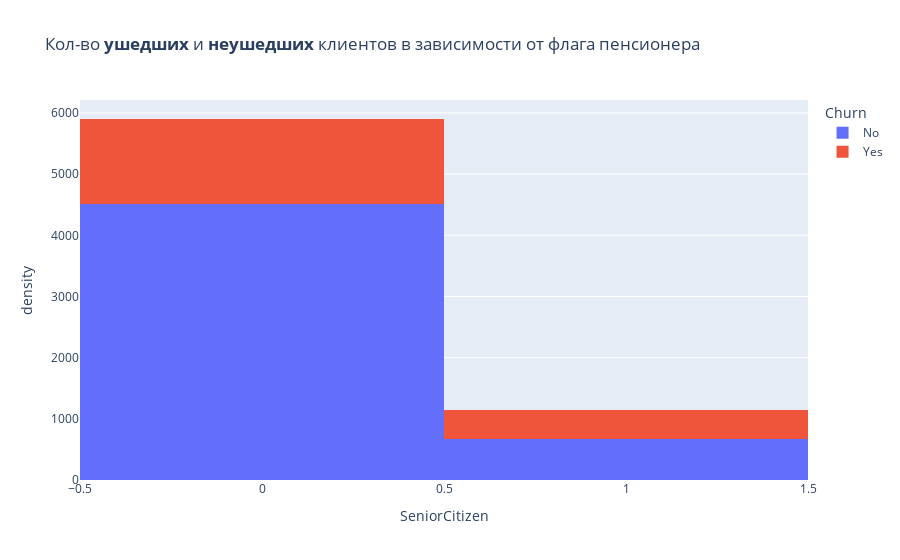

The notebook cell this image was saved under:
### Code cell
fig = px.histogram(
    data_frame=df,
    x="SeniorCitizen",
    color="Churn",
    title="Кол-во <b>ушедших</b> и <b>неушедших</b> клиентов в зависимости от флага пенсионера",
    histnorm="density",
)

fig.update_xaxes(categoryorder="total descending")

fig.show()

### Figure 1 — Plotly figure (JSON) as saved in the notebook; plotly's stock layout.template omitted (floating-point values rounded to 4 significant figures; data arrays with more than 128 entries replaced by an {"elided": "..."} marker saying what was removed)
{"data": [{"alignmentgroup": "True", "bingroup": "x", "histnorm": "density", "hovertemplate": "Churn=No<br>SeniorCitizen=%{x}<br>density=%{y}<extra></extra>", "legendgroup": "No", "marker": {"color": "#636efa", "pattern": {"shape": ""}}, "name": "No", "offsetgroup": "No", "orientation": "v", "showlegend": true, "type": "histogram", "x": {"elided": "5174 int values"}, "xaxis": "x", "yaxis": "y"}, {"alignmentgroup": "True", "bingroup": "x", "histnorm": "density", "hovertemplate": "Churn=Yes<br>SeniorCitizen=%{x}<br>density=%{y}<extra></extra>", "legendgroup": "Yes", "marker": {"color": "#EF553B", "pattern": {"shape": ""}}, "name": "Yes", "offsetgroup": "Yes", "orientation": "v", "showlegend": true, "type": "histogram", "x": {"elided": "1869 int values"}, "xaxis": "x", "yaxis": "y"}], "layout": {"barmode": "relative", "legend": {"title": {"text": "Churn"}, "tracegroupgap": 0}, "title": {"text": "Кол-во <b>ушедших</b> и <b>неушедших</b> клиентов в зависимости от флага пенсионера"}, "xaxis": {"anchor": "y", "categoryorder": "total descending", "domain": [0, 1], "title": {"text": "SeniorCitizen"}}, "yaxis": {"anchor": "x", "domain": [0, 1], "title": {"text": "density"}}}}
